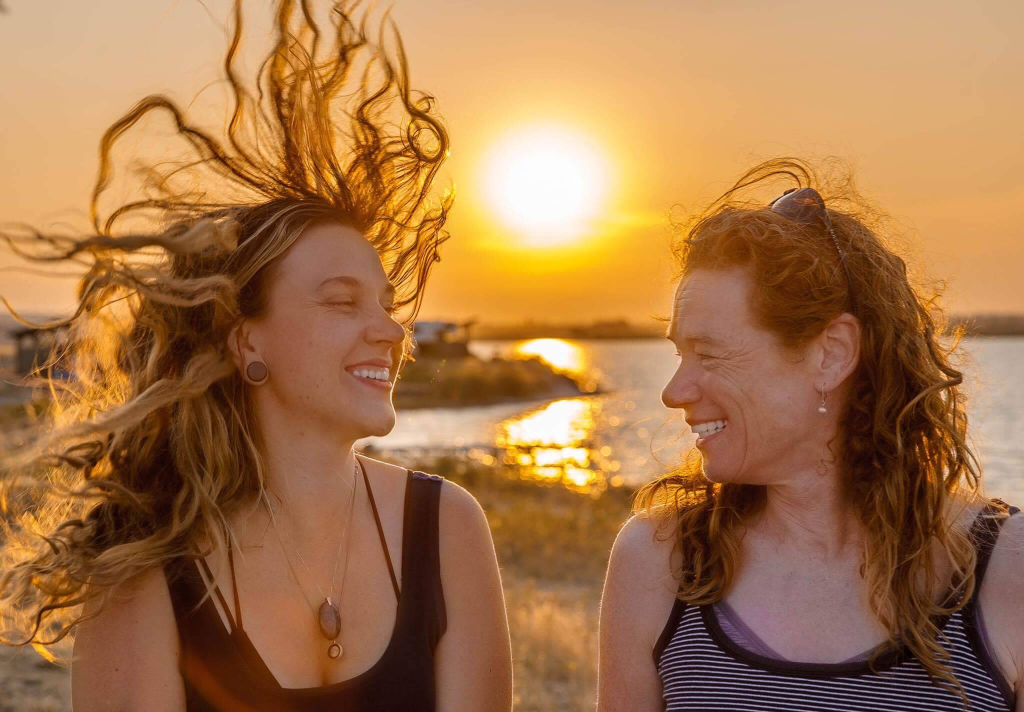
#> input picture blah.jpg, 2048 x 1424 px (shown at 1/2 size)
$ python -i reciprocal.py   (imports and definitions only)
#> lines starting #> are read from the running program, lines starting #| are printed output that depends on the picture
import numpy as np
import cv2


def shift_dft(src, dst=None):
    '''
          Rearrange the quadrants of Fourier image so that the origin is at
        the image center. Swaps quadrant 1 with 3, and 2 with 4.
        src and dst arrays must be equal size & type
    '''

    if dst is None:
        dst = np.empty(src.shape, src.dtype)
    elif src.shape != dst.shape:
        raise ValueError("src and dst must have equal sizes")
    elif src.dtype != dst.dtype:
        raise TypeError("src and dst must have equal types")

    if src is dst:
        ret = np.empty(src.shape, src.dtype)
    else:
        ret = dst

    h, w = src.shape[:2]

    cx1 = cx2 = w//2
    cy1 = cy2 = h//2

    # if the size is odd, then adjust the bottom/right quadrants
    if w % 2 != 0:
        cx2 += 1
    if h % 2 != 0:
        cy2 += 1
    ret[h-cy1:, w-cx1:] = src[0:cy1 , 0:cx1 ]   # q1 -> q3
    ret[0:cy2 , 0:cx2 ] = src[h-cy2:, w-cx2:]   # q3 -> q1

    # swap q2 and q4
    ret[0:cy2 , w-cx2:] = src[h-cy2:, 0:cx2 ]   # q2 -> q4
    ret[h-cy1:, 0:cx1 ] = src[0:cy1 , w-cx1:]   # q4 -> q2

    if src is dst:
        dst[:,:] = ret

    return dst


def reciprocal(im):
	h, w = im.shape[:2] #gets only the shape, not the number of channels if that information is present in shape
	realInput = im.astype(np.float64) #change to floats so you don't lose information when doing operations
# perform an optimally sized dft so that array size is a product of 2's, 3's or 5's.. increases performance
	dft_M = cv2.getOptimalDFTSize(w)
	dft_N = cv2.getOptimalDFTSize(h)

	# copy A to dft_A and pad dft_A with zeros
	dft_A = np.zeros((dft_N, dft_M, 2), dtype=np.float64)
	dft_A[:h, :w, 0] = realInput
	# no need to pad bottom part of dft_A with zeros because of
	# use of nonzeroRows parameter in cv2.dft()
	cv2.dft(dft_A, dst=dft_A, nonzeroRows=h)

	#cv2.imshow("win", im)
	# Split fourier into real and imaginary parts
	image_Re, image_Im = cv2.split(dft_A)

	# Compute the magnitude of the spectrum Mag = sqrt(Re^2 + Im^2)
	magnitude = cv2.sqrt(image_Re**2.0 + image_Im**2.0)

	# Compute log(1 + Mag)
	log_spectrum = cv2.log(1.0 + magnitude)

	# Rearrange the quadrants of Fourier image so that the origin is at
	# the image center
	shift_dft(log_spectrum, log_spectrum)

	# normalize and display the results as rgb
	cv2.normalize(log_spectrum, log_spectrum, 0.0, 1.0, cv2.NORM_MINMAX)
	#cv2.imshow("magnitude", log_spectrum)
	#cv2.waitKey(0)
	#cv2.destroyAllWindows()
	dft_final = (log_spectrum*255).round().astype(np.uint8)
	#log_spectrum = log_spectrum.astype(uint8)
	return(dft_final)

>>> import cv2
>>> picture = cv2.imread('../blah.jpg', cv2.IMREAD_GRAYSCALE)
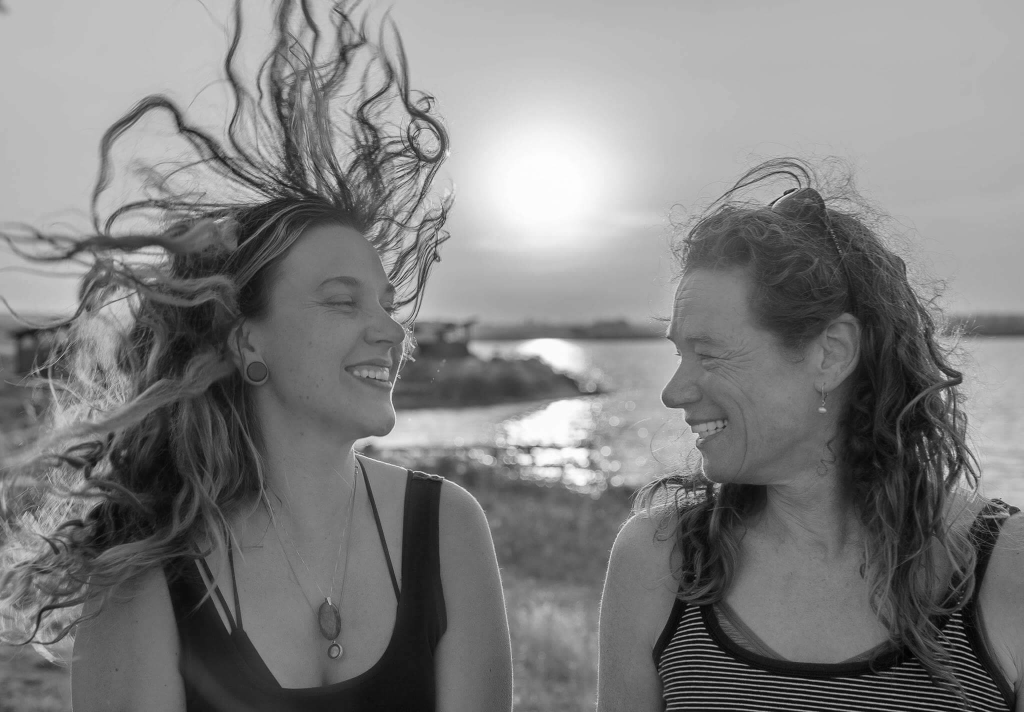
#> picture: shape (1424, 2048) (shown at 1/2 size); min 0, max 255, mean 127
>>> result = reciprocal(picture)
#> in reciprocal, `log_spectrum = cv2.log(1.0 + magnitude)`:
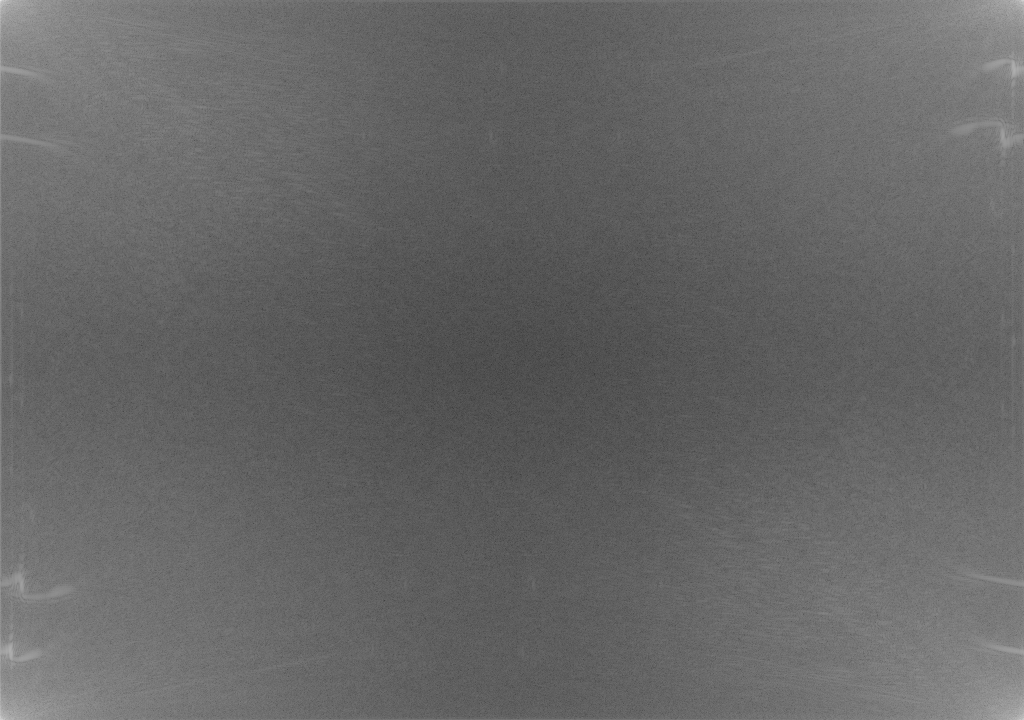
#> log_spectrum: shape (1440, 2048) float64 (shown at 1/2 size); min 0.891, max 19.73, mean 8.5; drawn with min black and max white
#> in shift_dft, `ret[h-cy1:, w-cx1:] = src[0:cy1 , 0:cx1 ]`:
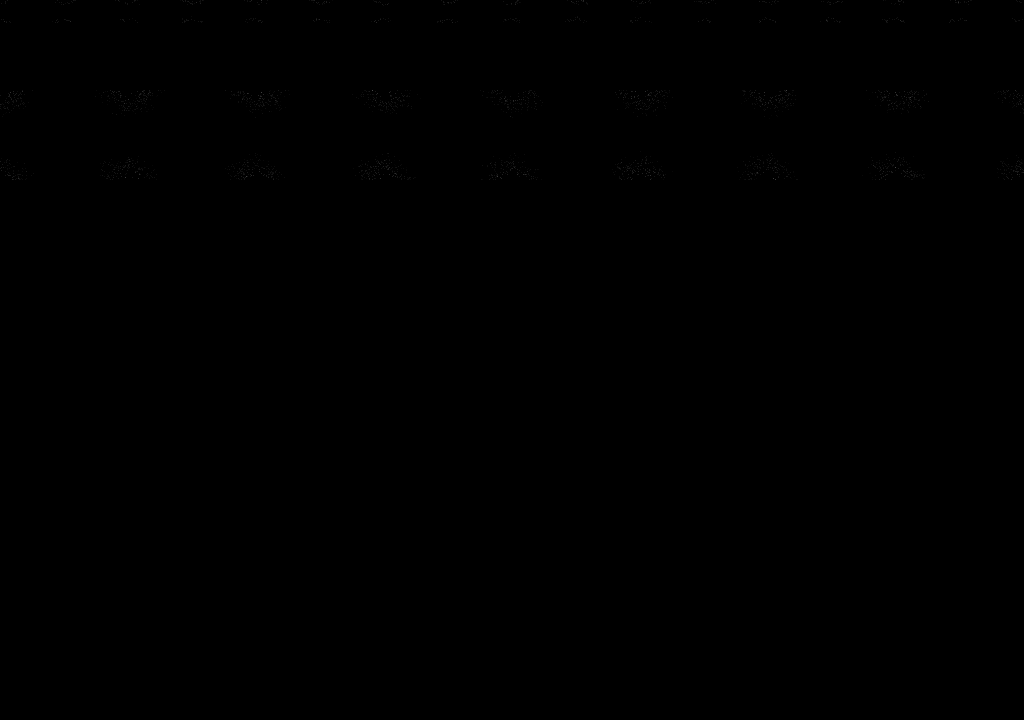
#> ret: shape (1440, 2048) float64 (shown at 1/2 size); min -1.44e+120, max 4.85e+306, mean inf; drawn with min black and max white
#> in shift_dft, `ret[h-cy1:, 0:cx1 ] = src[0:cy1 , w-cx1:]`:
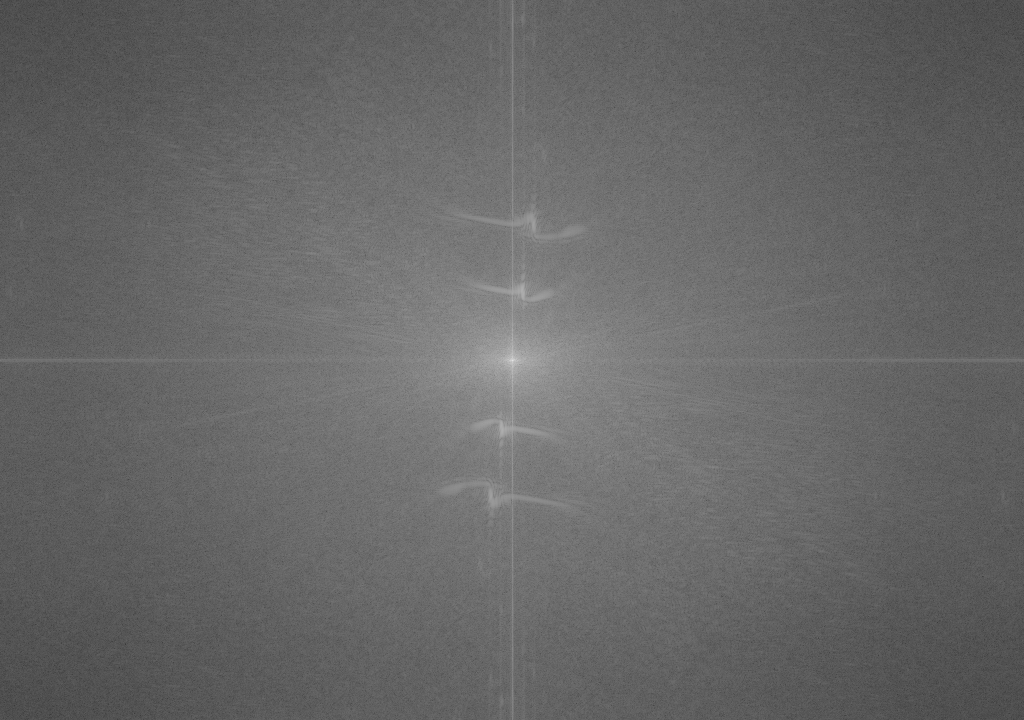
#> ret: shape (1440, 2048) float64 (shown at 1/2 size); min 0.891, max 19.73, mean 8.5; drawn with min black and max white
